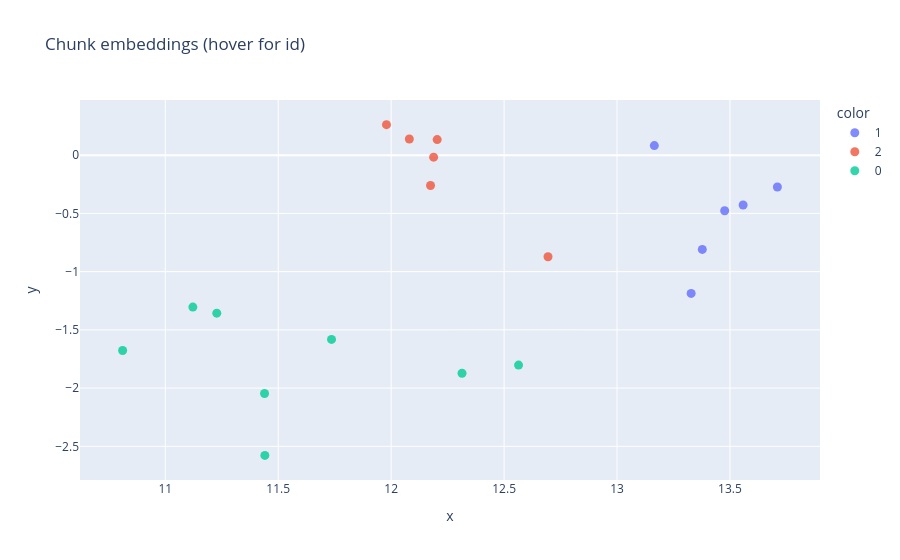

The notebook cell saved with this chart:
### Code cell
import numpy as np
import matplotlib.pyplot as plt
from sklearn.manifold import TSNE
from sklearn.cluster import KMeans

# ---- adjustable knob ----
n_clusters = 3          # <- change this to set the number of clusters
# -------------------------

# 1. Pull embeddings out of Chroma (must request them explicitly)
data = collection.get(include=["embeddings", "metadatas"])
embeddings = np.array(data["embeddings"])           # (70, 384)
sources = [m["source"] for m in data["metadatas"]]

# 2. KMeans on the ORIGINAL high-dim embeddings
kmeans = KMeans(n_clusters=n_clusters, random_state=42, n_init=10)
labels = kmeans.fit_predict(embeddings)

# 3. t-SNE down to 2-D purely for plotting
coords = TSNE(
    n_components=2,
    perplexity=15,        # must be < number of points
    random_state=42,
    init="pca",
).fit_transform(embeddings)

# 4. Scatter, colored by KMeans cluster
plt.figure(figsize=(9, 7))
scatter = plt.scatter(coords[:, 0], coords[:, 1],
                      c=labels, cmap="tab10", alpha=0.8, s=60)
plt.legend(*scatter.legend_elements(), title="Cluster", fontsize=8)
plt.title(f"Chunk embeddings — t-SNE layout, KMeans (k={n_clusters})")
plt.xlabel("t-SNE 1"); plt.ylabel("t-SNE 2")
plt.tight_layout()
#plt.show()

# Plotly hover labels
import plotly.express as px

fig = px.scatter(
    x=coords[:, 0], y=coords[:, 1],
    color=labels.astype(str),
    hover_data={
        "id": data["ids"],
        "chunk_index": [m["chunk_index"] for m in data["metadatas"]],
        "source": [m["source"] for m in data["metadatas"]],
    },
    title="Chunk embeddings (hover for id)",
)
fig.update_traces(marker=dict(size=9, opacity=0.8))
fig.show()

# Describe each cluster by the most common source document among its chunks using a prompt to GPT-4.1-mini
data = collection.get(include=["embeddings", "documents", "metadatas"])
embeddings = np.array(data["embeddings"])
docs = data["documents"]
labels = kmeans.fit_predict(embeddings) 


client = OpenAI(api_key=OPENAI_API_KEY)

from sklearn.feature_extraction.text import TfidfVectorizer
import numpy as np

k = labels.max() + 1

# Pool each cluster's chunks into one "super-document"
for c in range(k):
    sample = [d for d, lab in zip(docs, labels) if lab == c][:5]
    prompt = ("Give a short 5–8 word label for the common theme of these excerpts:\n\n"
              + "\n---\n".join(sample))
    resp = client.chat.completions.create(
        model="gpt-4.1-mini",
        messages=[{"role": "user", "content": prompt}],
    )
    print(f"Cluster {c}: {resp.choices[0].message.content}")

### Figure 1 — Plotly figure (JSON) as saved in the notebook; plotly's stock layout.template omitted (floating-point values rounded to 4 significant figures)
{"data": [{"customdata": [["d204053e-b3c3-5b6e-a152-5dad2242442f", 0, "college-university.txt"], ["3ceb55b2-587f-5179-b23a-8dc8cbb58626", 1, "college-university.txt"], ["bc6e38d1-31cb-5c06-b03f-8a48e2284724", 2, "college-university.txt"], ["0ccdbeec-96d4-5d6a-bf8d-3ed1d6b056be", 3, "college-university.txt"], ["bfe9ad24-575f-53f2-81c9-6242fcaef906", 4, "college-university.txt"], ["98d1efcc-6850-5af6-865d-3bff3b16d475", 5, "college-university.txt"]], "hovertemplate": "color=1<br>x=%{x}<br>y=%{y}<br>id=%{customdata[0]}<br>chunk_index=%{customdata[1]}<br>source=%{customdata[2]}<extra></extra>", "legendgroup": "1", "marker": {"color": "#636efa", "opacity": 0.8, "size": 9, "symbol": "circle"}, "mode": "markers", "name": "1", "orientation": "v", "showlegend": true, "type": "scatter", "x": [13.56, 13.71, 13.33, 13.38, 13.17, 13.48], "xaxis": "x", "y": [-0.4276, -0.2736, -1.187, -0.8089, 0.08238, -0.4771], "yaxis": "y"}, {"customdata": [["19c462ed-06b8-5481-85bb-45a29cc9011b", 6, "college-university.txt"], ["852ecc53-0f50-5107-a056-33b757581cd4", 7, "college-university.txt"], ["63049a83-27dd-592f-a8f6-6dc7ccd935ef", 8, "college-university.txt"], ["0b8dcdb1-fd0b-5573-9f9b-56d4d91189b6", 9, "college-university.txt"], ["1a9f6be8-72af-5240-86cd-d695a413125d", 10, "college-university.txt"], ["1b3e4bec-7cef-5fa5-8b18-6d3bbb18afd2", 11, "college-university.txt"]], "hovertemplate": "color=2<br>x=%{x}<br>y=%{y}<br>id=%{customdata[0]}<br>chunk_index=%{customdata[1]}<br>source=%{customdata[2]}<extra></extra>", "legendgroup": "2", "marker": {"color": "#EF553B", "opacity": 0.8, "size": 9, "symbol": "circle"}, "mode": "markers", "name": "2", "orientation": "v", "showlegend": true, "type": "scatter", "x": [12.08, 11.98, 12.17, 12.69, 12.19, 12.2], "xaxis": "x", "y": [0.1385, 0.2622, -0.2602, -0.8726, -0.01723, 0.1337], "yaxis": "y"}, {"customdata": [["eb3a8f02-9299-56ff-bffc-c7122cda482a", 0, "personal.txt"], ["3d288f61-3f4c-53e2-89d4-831ce5550af9", 1, "personal.txt"], ["41f3caef-d7cd-5890-9616-2f36d7d2794f", 2, "personal.txt"], ["6d13d0e0-b030-50d5-be05-19a02546b02d", 0, "resume.txt"], ["65a3c28f-bf7a-5089-be8a-cbf81f7ee59d", 1, "resume.txt"], ["09d28750-2473-5360-86f0-07188ed9346a", 2, "resume.txt"], ["8c9245bc-e40a-5a1e-8709-d710fdac5ebe", 0, "sys-msg.txt"], ["3953ce27-fc67-5ff0-af92-bde2d28a7612", 1, "sys-msg.txt"]], "hovertemplate": "color=0<br>x=%{x}<br>y=%{y}<br>id=%{customdata[0]}<br>chunk_index=%{customdata[1]}<br>source=%{customdata[2]}<extra></extra>", "legendgroup": "0", "marker": {"color": "#00cc96", "opacity": 0.8, "size": 9, "symbol": "circle"}, "mode": "markers", "name": "0", "orientation": "v", "showlegend": true, "type": "scatter", "x": [11.23, 11.12, 10.81, 11.74, 12.31, 12.56, 11.44, 11.44], "xaxis": "x", "y": [-1.357, -1.304, -1.677, -1.582, -1.872, -1.802, -2.578, -2.046], "yaxis": "y"}], "layout": {"legend": {"title": {"text": "color"}, "tracegroupgap": 0}, "title": {"text": "Chunk embeddings (hover for id)"}, "xaxis": {"anchor": "y", "domain": [0, 1], "title": {"text": "x"}}, "yaxis": {"anchor": "x", "domain": [0, 1], "title": {"text": "y"}}}}
